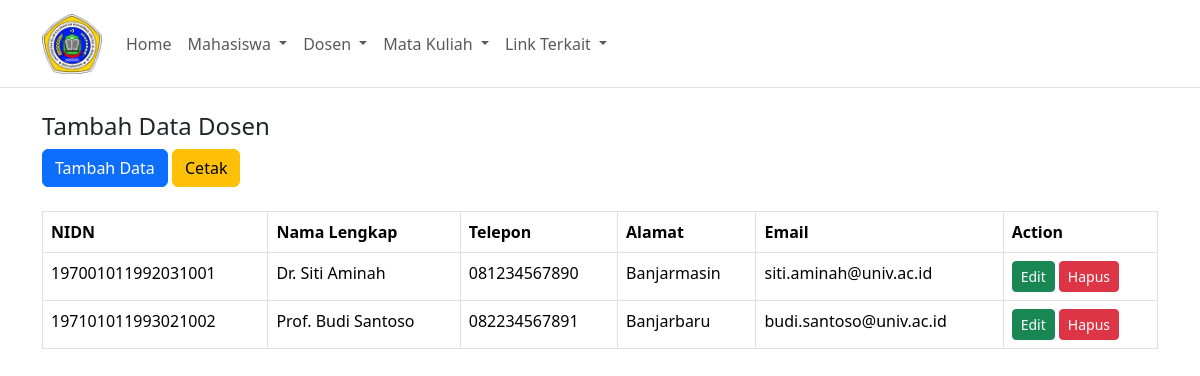
The app's page /?page=dosen with its own data.
### tables this page shows
CREATE TABLE `dosen` (
  `id` int(11) NOT NULL,
  `nidn` varchar(18) NOT NULL,
  `nama` varchar(200) NOT NULL,
  `telepon` varchar(15) NOT NULL,
  `email` varchar(100) NOT NULL,
  `alamat` varchar(200) NOT NULL
);

### dosen/show.php (the view)
<h4>Tambah Data Dosen</h4>
<a href="?page=dosenAdd" class="btn btn-primary mb-4">Tambah Data</a>
<a href="?page=dosenCetak" class="btn btn-warning mb-4" target="_blank">Cetak</a>
<table class="table table-bordered table-hover">
  <thead>
    <tr>
      <th>NIDN</th>
      <th>Nama Lengkap</th>
      <th>Telepon</th>
      <th>Alamat</th>
      <th>Email</th>
      <th>Action</th>
    </tr>
  </thead>
  <tbody>
    <?php
    include 'connection.php';
    $query = mysqli_query($con, "SELECT * FROM dosen");
    while ($data = mysqli_fetch_array($query)) {
      ?>
      <tr>
        <td><?php echo $data['nidn']; ?></td>
        <td><?php echo $data['nama']; ?></td>
        <td><?php echo $data['telepon']; ?></td>
        <td><?php echo $data['alamat']; ?></td>
        <td><?php echo $data['email']; ?></td>
        <td>
          <a class="btn btn-sm btn-success" href="?page=dosenEdit&id=<?= $data['id']; ?>">Edit</a>
          <a class="btn btn-sm btn-danger" href="?page=dosenDelete&id=<?= $data['id']; ?>"
            onclick="return confirm('Lanjutkan menghapus data ?')">Hapus </a>
        </td>
      </tr>
      <?php
    }
    ?>
  </tbody>
</table>

### records on screen
dosen: nidn "197001011992031001", nama "Dr. Siti Aminah", telepon "081234567890", alamat "Banjarmasin", email "siti.aminah@univ.ac.id"
dosen: nidn "197101011993021002", nama "Prof. Budi Santoso", telepon "082234567891", alamat "Banjarbaru", email "budi.santoso@univ.ac.id"
